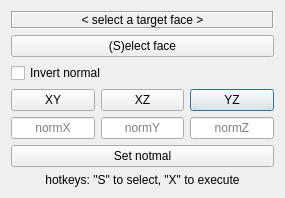
<?xml version="1.0" encoding="UTF-8"?>
<ui version="4.0">
 <class>Dialog</class>
 <widget class="QDialog" name="Dialog">
  <property name="geometry">
   <rect>
    <x>0</x>
    <y>0</y>
    <width>285</width>
    <height>182</height>
   </rect>
  </property>
  <property name="sizePolicy">
   <sizepolicy hsizetype="Expanding" vsizetype="Preferred">
    <horstretch>0</horstretch>
    <verstretch>0</verstretch>
   </sizepolicy>
  </property>
  <property name="baseSize">
   <size>
    <width>200</width>
    <height>300</height>
   </size>
  </property>
  <property name="windowTitle">
   <string>Align flanges</string>
  </property>
  <property name="windowIcon">
   <iconset>
    <normaloff>../../../../Documenti/flamingo/icons/flangeAlign.svg</normaloff>../../../../Documenti/flamingo/icons/flangeAlign.svg</iconset>
  </property>
  <property name="sizeGripEnabled">
   <bool>false</bool>
  </property>
  <layout class="QGridLayout" name="gridLayout">
   <item row="4" column="1">
    <widget class="QLineEdit" name="Y">
     <property name="minimumSize">
      <size>
       <width>24</width>
       <height>0</height>
      </size>
     </property>
     <property name="toolTip">
      <string/>
     </property>
     <property name="alignment">
      <set>Qt::AlignCenter</set>
     </property>
     <property name="placeholderText">
      <string>normY</string>
     </property>
    </widget>
   </item>
   <item row="3" column="2">
    <widget class="QPushButton" name="btnYZ">
     <property name="minimumSize">
      <size>
       <width>24</width>
       <height>0</height>
      </size>
     </property>
     <property name="text">
      <string>YZ</string>
     </property>
    </widget>
   </item>
   <item row="1" column="0" colspan="3">
    <widget class="QPushButton" name="btn1">
     <property name="minimumSize">
      <size>
       <width>24</width>
       <height>0</height>
      </size>
     </property>
     <property name="text">
      <string>(S)elect face</string>
     </property>
    </widget>
   </item>
   <item row="3" column="1">
    <widget class="QPushButton" name="btnXZ">
     <property name="minimumSize">
      <size>
       <width>24</width>
       <height>0</height>
      </size>
     </property>
     <property name="text">
      <string>XZ</string>
     </property>
    </widget>
   </item>
   <item row="6" column="0" colspan="3">
    <widget class="QLabel" name="label_2">
     <property name="text">
      <string>hotkeys: &quot;S&quot; to select, &quot;X&quot; to execute</string>
     </property>
     <property name="alignment">
      <set>Qt::AlignCenter</set>
     </property>
    </widget>
   </item>
   <item row="3" column="0">
    <widget class="QPushButton" name="btnXY">
     <property name="minimumSize">
      <size>
       <width>24</width>
       <height>0</height>
      </size>
     </property>
     <property name="text">
      <string>XY</string>
     </property>
    </widget>
   </item>
   <item row="0" column="0" colspan="3">
    <widget class="QLabel" name="label">
     <property name="minimumSize">
      <size>
       <width>24</width>
       <height>0</height>
      </size>
     </property>
     <property name="frameShape">
      <enum>QFrame::Box</enum>
     </property>
     <property name="frameShadow">
      <enum>QFrame::Sunken</enum>
     </property>
     <property name="text">
      <string>&lt; select a target face &gt;</string>
     </property>
     <property name="alignment">
      <set>Qt::AlignCenter</set>
     </property>
    </widget>
   </item>
   <item row="5" column="0" colspan="3">
    <widget class="QPushButton" name="btnNorm">
     <property name="minimumSize">
      <size>
       <width>24</width>
       <height>0</height>
      </size>
     </property>
     <property name="text">
      <string>Set notmal</string>
     </property>
    </widget>
   </item>
   <item row="4" column="0">
    <widget class="QLineEdit" name="X">
     <property name="minimumSize">
      <size>
       <width>24</width>
       <height>0</height>
      </size>
     </property>
     <property name="toolTip">
      <string/>
     </property>
     <property name="text">
      <string/>
     </property>
     <property name="alignment">
      <set>Qt::AlignCenter</set>
     </property>
     <property name="placeholderText">
      <string>normX</string>
     </property>
    </widget>
   </item>
   <item row="4" column="2">
    <widget class="QLineEdit" name="Z">
     <property name="minimumSize">
      <size>
       <width>24</width>
       <height>0</height>
      </size>
     </property>
     <property name="toolTip">
      <string/>
     </property>
     <property name="whatsThis">
      <string/>
     </property>
     <property name="alignment">
      <set>Qt::AlignCenter</set>
     </property>
     <property name="placeholderText">
      <string>normZ</string>
     </property>
    </widget>
   </item>
   <item row="2" column="0" colspan="3">
    <widget class="QCheckBox" name="cbInvert">
     <property name="sizePolicy">
      <sizepolicy hsizetype="MinimumExpanding" vsizetype="Fixed">
       <horstretch>0</horstretch>
       <verstretch>0</verstretch>
      </sizepolicy>
     </property>
     <property name="text">
      <string>Invert normal</string>
     </property>
    </widget>
   </item>
  </layout>
 </widget>
 <tabstops>
  <tabstop>btn1</tabstop>
  <tabstop>btnXY</tabstop>
  <tabstop>btnXZ</tabstop>
  <tabstop>btnYZ</tabstop>
  <tabstop>X</tabstop>
  <tabstop>Y</tabstop>
  <tabstop>Z</tabstop>
 </tabstops>
 <resources/>
 <connections/>
</ui>
